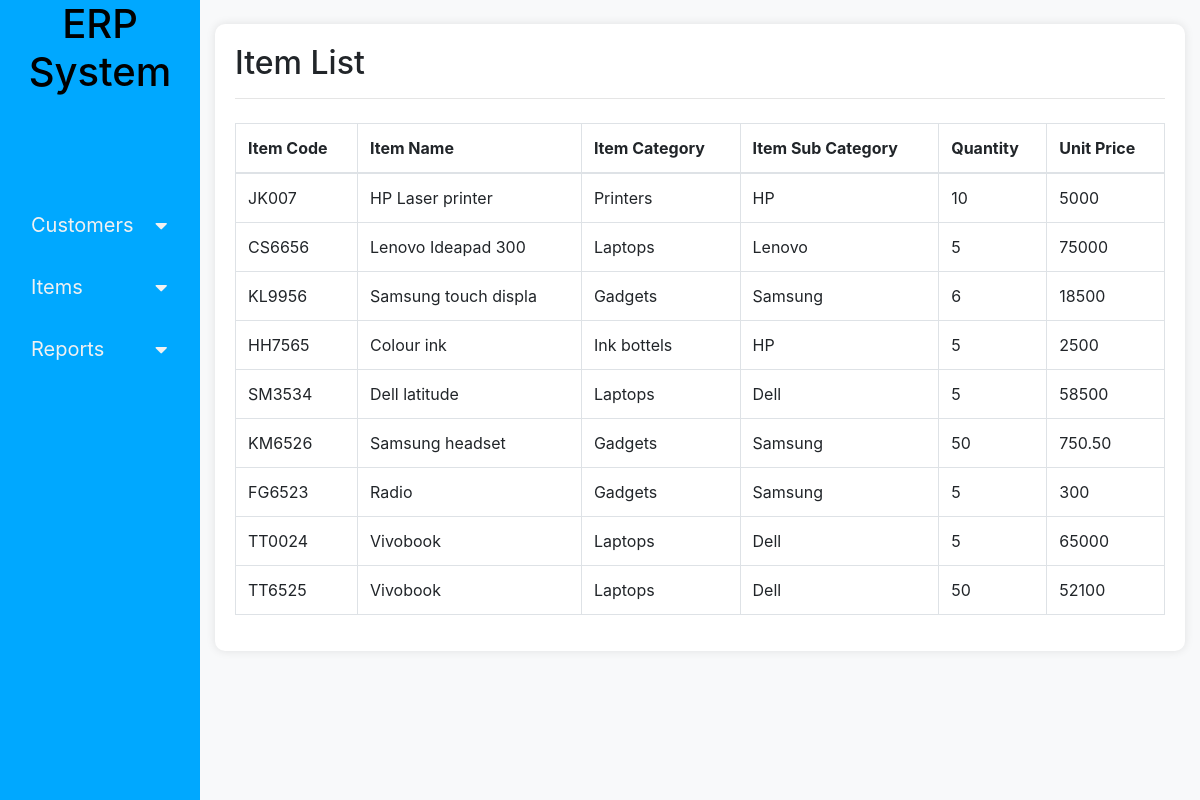
The page /viewItems.php on the database its author committed.
### tables this page shows
CREATE TABLE `item` (
  `id` int(11) NOT NULL,
  `item_code` varchar(20) NOT NULL,
  `item_category` varchar(20) NOT NULL,
  `item_subcategory` varchar(20) NOT NULL,
  `item_name` varchar(20) NOT NULL,
  `quantity` varchar(20) NOT NULL,
  `unit_price` varchar(20) NOT NULL
);

CREATE TABLE `item_category` (
  `id` int(11) NOT NULL,
  `category` varchar(100) NOT NULL
);

CREATE TABLE `item_subcategory` (
  `id` int(11) NOT NULL,
  `sub_category` varchar(100) NOT NULL
);

### db/readItemData.php (called while the page is built, shortened)
<?php
require 'dbConnection.php';
function getItems() {
    global $connect;
    $sql = "SELECT item.*, item_category.category AS item_category, item_subcategory.sub_category AS item_subcategory
            FROM item
            LEFT JOIN item_category ON item.item_category = item_category.id
            LEFT JOIN item_subcategory ON item.item_subcategory = item_subcategory.id";
    $result = $connect->query($sql);
    $items = array();
    if ($result->num_rows > 0) {
        while ($row = $result->fetch_assoc()) {
            $items[] = $row;
        }
    }
    return $items;
}
?>

### viewItems.php (the view, shortened to what this page needs)
<!DOCTYPE html>
<html lang="en">
<head>
    <link rel="stylesheet" href="https://stackpath.bootstrapcdn.com/bootstrap/4.5.2/css/bootstrap.min.css">
    <link rel="stylesheet" href="styles.css">
</head>
<body>
    <div class="container-fluid">
        <div class="row">
            <div class="col-sm-2 p-0 position-fixed"><?php include('nav.php'); ?></div>
            <div class="col-sm-10 offset-sm-2">
                <div class="container mt-4">
                    <h2>Item List</h2>
                    <hr>
                    <div class="mt-4">
                        <table class="table table-bordered">
                            <thead>
                                <tr>
                                    <th>Item Code</th>
                                    <th>Item Name</th>
                                    <th>Item Category</th>
                                    <th>Item Sub Category</th>
                                    <th>Quantity</th>
                                    <th>Unit Price</th>
                                </tr>
                            </thead>
                            <tbody id="itemList">
                                <?php include('db/readItemData.php'); ?>
                                <?php $items = getItems(); ?>
                                <?php foreach ($items as $item) : ?>
                                    <tr>
                                        <td><?php echo $item['item_code']; ?></td>
                                        <td><?php echo $item['item_name']; ?></td>
                                        <td><?php echo $item['item_category']; ?></td>
                                        <td><?php echo $item['item_subcategory']; ?></td>
                                        <td><?php echo $item['quantity']; ?></td>
                                        <td><?php echo $item['unit_price']; ?></td>
                                    </tr>
                                <?php endforeach; ?>
                            </tbody>
                        </table>
                    </div>
                </div>
            </div>
        </div>
    </div>
</body>
</html>

### styles.css (style rules this page uses)
body { background-color: #f8f9fa; }
.container { background-color: #ffffff; padding: 20px; border-radius: 10px; box-shadow: 0 0 10px rgba(0, 0, 0, 0.1); margin-bottom: 24px; }

### rows shown on the page
item: item_code "JK007", item_name "HP Laser printer", item_category.category "Printers", item_subcategory.sub_category "HP", quantity "10", unit_price "5000"
item: item_code "CS6656", item_name "Lenovo Ideapad 300", item_category.category "Laptops", item_subcategory.sub_category "Lenovo", quantity "5", unit_price "75000"
item: item_code "KL9956", item_name "Samsung touch displa", item_category.category "Gadgets", item_subcategory.sub_category "Samsung", quantity "6", unit_price "18500"
item: item_code "HH7565", item_name "Colour ink", item_category.category "Ink bottels", item_subcategory.sub_category "HP", quantity "5", unit_price "2500"
item: item_code "SM3534", item_name "Dell latitude", item_category.category "Laptops", item_subcategory.sub_category "Dell", quantity "5", unit_price "58500"
item: item_code "KM6526", item_name "Samsung headset", item_category.category "Gadgets", item_subcategory.sub_category "Samsung", quantity "50", unit_price "750.50"
item: item_code "FG6523", item_name "Radio", item_category.category "Gadgets", item_subcategory.sub_category "Samsung", quantity "5", unit_price "300"
item: item_code "TT0024", item_name "Vivobook", item_category.category "Laptops", item_subcategory.sub_category "Dell", quantity "5", unit_price "65000"
item: item_code "TT6525", item_name "Vivobook", item_category.category "Laptops", item_subcategory.sub_category "Dell", quantity "50", unit_price "52100"
